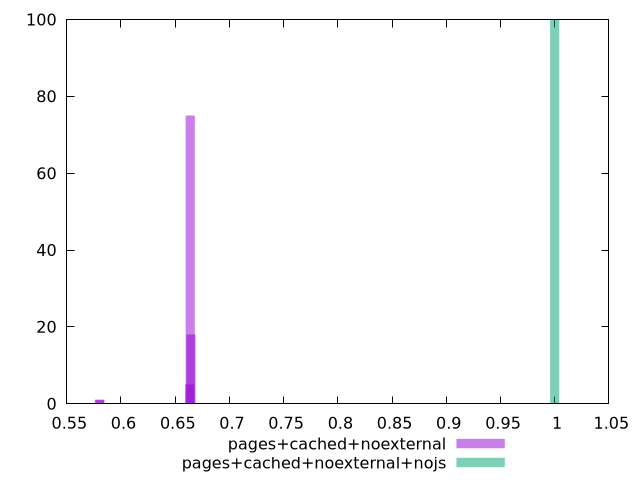

The script that saved this image:
$_pagesCachedNoexternal <<EOF
0.6638319711523736 75
0.6645060833343003 18
0.6633263870159285 5
0.5805791166844191 1
0.580073532547974 1
EOF
$_pagesCachedNoexternalNojs <<EOF
1 100
EOF
set key outside below
set terminal pngcairo
set output "report_00004_2020-11-02T20-21-41.718Z/uses-rel-preload/uses-rel-preload_pages+cached+noexternal_pages+cached+noexternal+nojs+hist.png"
set boxwidth 0.00839852934904052
set style fill transparent solid 0.5 noborder
set yrange [0:100]
plot $_pagesCachedNoexternal title "pages+cached+noexternal" with boxes ,$_pagesCachedNoexternalNojs title "pages+cached+noexternal+nojs" with boxes ,
